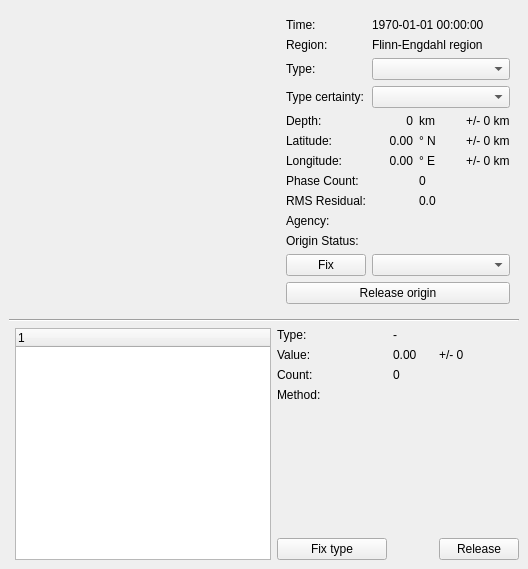
      <widget class="QWidget" name="originWidget" >
       <attribute name="title" >
        <string>Origins</string>
       </attribute>
       <layout class="QGridLayout" >
        <property name="margin" >
         <number>9</number>
        </property>
        <property name="spacing" >
         <number>6</number>
        </property>
        <item row="2" column="0" >
         <layout class="QHBoxLayout" >
          <property name="margin" >
           <number>0</number>
          </property>
          <property name="spacing" >
           <number>6</number>
          </property>
          <item>
           <widget class="QFrame" name="frameMap" >
            <property name="sizePolicy" >
             <sizepolicy>
              <hsizetype>5</hsizetype>
              <vsizetype>5</vsizetype>
              <horstretch>0</horstretch>
              <verstretch>0</verstretch>
             </sizepolicy>
            </property>
            <property name="frameShape" >
             <enum>QFrame::StyledPanel</enum>
            </property>
            <property name="frameShadow" >
             <enum>QFrame::Raised</enum>
            </property>
           </widget>
          </item>
          <item>
           <widget class="QTreeWidget" name="treeMagnitudes" >
            <property name="sizePolicy" >
             <sizepolicy>
              <hsizetype>5</hsizetype>
              <vsizetype>7</vsizetype>
              <horstretch>0</horstretch>
              <verstretch>0</verstretch>
             </sizepolicy>
            </property>
            <property name="alternatingRowColors" >
             <bool>true</bool>
            </property>
            <property name="rootIsDecorated" >
             <bool>false</bool>
            </property>
            <property name="uniformRowHeights" >
             <bool>true</bool>
            </property>
           </widget>
          </item>
         </layout>
        </item>
        <item row="1" column="0" colspan="2" >
         <widget class="Line" name="line" >
          <property name="orientation" >
           <enum>Qt::Horizontal</enum>
          </property>
         </widget>
        </item>
        <item row="0" column="1" >
         <widget class="QFrame" name="frameInformation" >
          <property name="sizePolicy" >
           <sizepolicy>
            <hsizetype>5</hsizetype>
            <vsizetype>5</vsizetype>
            <horstretch>0</horstretch>
            <verstretch>5</verstretch>
           </sizepolicy>
          </property>
          <property name="frameShape" >
           <enum>QFrame::NoFrame</enum>
          </property>
          <property name="frameShadow" >
           <enum>QFrame::Plain</enum>
          </property>
          <layout class="QGridLayout" >
           <property name="margin" >
            <number>9</number>
           </property>
           <property name="spacing" >
            <number>6</number>
           </property>
           <item row="2" column="1" colspan="3" >
            <widget class="QComboBox" name="comboTypes" >
             <property name="sizePolicy" >
              <sizepolicy>
               <hsizetype>1</hsizetype>
               <vsizetype>0</vsizetype>
               <horstretch>0</horstretch>
               <verstretch>0</verstretch>
              </sizepolicy>
             </property>
             <property name="toolTip" >
              <string>Sets the type of the event. Selection changes are going to be sent immediately.</string>
             </property>
             <property name="sizeAdjustPolicy" >
              <enum>QComboBox::AdjustToMinimumContentsLength</enum>
             </property>
             <property name="minimumContentsLength" >
              <number>9</number>
             </property>
            </widget>
           </item>
           <item row="7" column="2" colspan="2" >
            <widget class="QLabel" name="labelPhasesValue" >
             <property name="text" >
              <string>0</string>
             </property>
             <property name="alignment" >
              <set>Qt::AlignLeading|Qt::AlignLeft|Qt::AlignVCenter</set>
             </property>
            </widget>
           </item>
           <item row="4" column="3" >
            <widget class="QLabel" name="labelDepthError" >
             <property name="text" >
              <string>+/- 0 km</string>
             </property>
             <property name="alignment" >
              <set>Qt::AlignLeading|Qt::AlignLeft|Qt::AlignVCenter</set>
             </property>
            </widget>
           </item>
           <item row="6" column="1" >
            <widget class="QLabel" name="labelLongitudeValue" >
             <property name="text" >
              <string>0.00</string>
             </property>
             <property name="alignment" >
              <set>Qt::AlignRight|Qt::AlignTrailing|Qt::AlignVCenter</set>
             </property>
            </widget>
           </item>
           <item row="10" column="0" >
            <widget class="QLabel" name="labelOriginStatus" >
             <property name="text" >
              <string>Origin Status:</string>
             </property>
             <property name="alignment" >
              <set>Qt::AlignLeading|Qt::AlignLeft|Qt::AlignVCenter</set>
             </property>
            </widget>
           </item>
           <item row="8" column="2" colspan="2" >
            <widget class="QLabel" name="labelRMSValue" >
             <property name="text" >
              <string>0.0</string>
             </property>
             <property name="alignment" >
              <set>Qt::AlignLeading|Qt::AlignLeft|Qt::AlignVCenter</set>
             </property>
            </widget>
           </item>
           <item row="9" column="0" >
            <widget class="QLabel" name="labelAgency" >
             <property name="text" >
              <string>Agency:</string>
             </property>
             <property name="alignment" >
              <set>Qt::AlignLeading|Qt::AlignLeft|Qt::AlignVCenter</set>
             </property>
            </widget>
           </item>
           <item row="2" column="0" >
            <widget class="QLabel" name="labelType" >
             <property name="text" >
              <string>Type:</string>
             </property>
            </widget>
           </item>
           <item row="12" column="0" >
            <widget class="QPushButton" name="buttonFixOrigin" >
             <property name="text" >
              <string>Fix</string>
             </property>
            </widget>
           </item>
           <item row="5" column="1" >
            <widget class="QLabel" name="labelLatitudeValue" >
             <property name="sizePolicy" >
              <sizepolicy>
               <hsizetype>5</hsizetype>
               <vsizetype>5</vsizetype>
               <horstretch>0</horstretch>
               <verstretch>0</verstretch>
              </sizepolicy>
             </property>
             <property name="text" >
              <string>0.00</string>
             </property>
             <property name="alignment" >
              <set>Qt::AlignRight|Qt::AlignTrailing|Qt::AlignVCenter</set>
             </property>
            </widget>
           </item>
           <item row="4" column="2" >
            <widget class="QLabel" name="labelDepthUnit" >
             <property name="text" >
              <string>km</string>
             </property>
             <property name="alignment" >
              <set>Qt::AlignLeading|Qt::AlignLeft|Qt::AlignVCenter</set>
             </property>
            </widget>
           </item>
           <item row="4" column="0" >
            <widget class="QLabel" name="labelDepth" >
             <property name="sizePolicy" >
              <sizepolicy>
               <hsizetype>5</hsizetype>
               <vsizetype>5</vsizetype>
               <horstretch>0</horstretch>
               <verstretch>0</verstretch>
              </sizepolicy>
             </property>
             <property name="text" >
              <string>Depth:</string>
             </property>
             <property name="alignment" >
              <set>Qt::AlignLeading|Qt::AlignLeft|Qt::AlignVCenter</set>
             </property>
            </widget>
           </item>
           <item row="5" column="3" >
            <widget class="QLabel" name="labelLatitudeError" >
             <property name="sizePolicy" >
              <sizepolicy>
               <hsizetype>5</hsizetype>
               <vsizetype>5</vsizetype>
               <horstretch>0</horstretch>
               <verstretch>0</verstretch>
              </sizepolicy>
             </property>
             <property name="text" >
              <string>+/- 0 km</string>
             </property>
             <property name="alignment" >
              <set>Qt::AlignLeading|Qt::AlignLeft|Qt::AlignVCenter</set>
             </property>
            </widget>
           </item>
           <item row="0" column="0" >
            <widget class="QLabel" name="labelTime" >
             <property name="text" >
              <string>Time:</string>
             </property>
            </widget>
           </item>
           <item row="6" column="3" >
            <widget class="QLabel" name="labelLongitudeError" >
             <property name="text" >
              <string>+/- 0 km</string>
             </property>
             <property name="alignment" >
              <set>Qt::AlignLeading|Qt::AlignLeft|Qt::AlignVCenter</set>
             </property>
            </widget>
           </item>
           <item row="5" column="0" >
            <widget class="QLabel" name="labelLatitude" >
             <property name="sizePolicy" >
              <sizepolicy>
               <hsizetype>5</hsizetype>
               <vsizetype>5</vsizetype>
               <horstretch>0</horstretch>
               <verstretch>0</verstretch>
              </sizepolicy>
             </property>
             <property name="text" >
              <string>Latitude:</string>
             </property>
             <property name="alignment" >
              <set>Qt::AlignLeading|Qt::AlignLeft|Qt::AlignVCenter</set>
             </property>
            </widget>
           </item>
           <item row="6" column="2" >
            <widget class="QLabel" name="labelLongitudeUnit" >
             <property name="text" >
              <string>° E</string>
             </property>
             <property name="alignment" >
              <set>Qt::AlignLeading|Qt::AlignLeft|Qt::AlignVCenter</set>
             </property>
            </widget>
           </item>
           <item row="6" column="0" >
            <widget class="QLabel" name="labelLongitude" >
             <property name="text" >
              <string>Longitude:</string>
             </property>
             <property name="alignment" >
              <set>Qt::AlignLeading|Qt::AlignLeft|Qt::AlignVCenter</set>
             </property>
            </widget>
           </item>
           <item row="9" column="2" colspan="2" >
            <widget class="QLabel" name="labelAgencyValue" >
             <property name="text" >
              <string/>
             </property>
             <property name="alignment" >
              <set>Qt::AlignLeading|Qt::AlignLeft|Qt::AlignVCenter</set>
             </property>
            </widget>
           </item>
           <item row="13" column="0" colspan="4" >
            <widget class="QPushButton" name="buttonReleaseOrigin" >
             <property name="toolTip" >
              <string>Release a previously fixed preferred origin and let scevent decide what origin to use.</string>
             </property>
             <property name="text" >
              <string>Release origin</string>
             </property>
            </widget>
           </item>
           <item row="12" column="1" colspan="3" >
            <widget class="QComboBox" name="comboFixOrigin" />
           </item>
           <item row="1" column="1" colspan="3" >
            <widget class="QLabel" name="labelRegionValue" >
             <property name="sizePolicy" >
              <sizepolicy>
               <hsizetype>13</hsizetype>
               <vsizetype>5</vsizetype>
               <horstretch>0</horstretch>
               <verstretch>0</verstretch>
              </sizepolicy>
             </property>
             <property name="text" >
              <string>Flinn-Engdahl region</string>
             </property>
            </widget>
           </item>
           <item row="5" column="2" >
            <widget class="QLabel" name="labelLatitudeUnit" >
             <property name="sizePolicy" >
              <sizepolicy>
               <hsizetype>5</hsizetype>
               <vsizetype>5</vsizetype>
               <horstretch>0</horstretch>
               <verstretch>0</verstretch>
              </sizepolicy>
             </property>
             <property name="text" >
              <string>° N</string>
             </property>
             <property name="alignment" >
              <set>Qt::AlignLeading|Qt::AlignLeft|Qt::AlignVCenter</set>
             </property>
            </widget>
           </item>
           <item row="0" column="1" colspan="3" >
            <widget class="QLabel" name="labelTimeValue" >
             <property name="text" >
              <string>1970-01-01 00:00:00</string>
             </property>
            </widget>
           </item>
           <item row="11" column="0" >
            <spacer>
             <property name="orientation" >
              <enum>Qt::Vertical</enum>
             </property>
             <property name="sizeHint" >
              <size>
               <width>20</width>
               <height>40</height>
              </size>
             </property>
            </spacer>
           </item>
           <item row="10" column="2" colspan="2" >
            <widget class="QLabel" name="labelOriginStatusValue" >
             <property name="text" >
              <string/>
             </property>
             <property name="alignment" >
              <set>Qt::AlignLeading|Qt::AlignLeft|Qt::AlignVCenter</set>
             </property>
            </widget>
           </item>
           <item row="7" column="0" >
            <widget class="QLabel" name="labelPhases" >
             <property name="text" >
              <string>Phase Count:</string>
             </property>
             <property name="alignment" >
              <set>Qt::AlignLeading|Qt::AlignLeft|Qt::AlignVCenter</set>
             </property>
            </widget>
           </item>
           <item row="1" column="0" >
            <widget class="QLabel" name="labelRegion" >
             <property name="text" >
              <string>Region:</string>
             </property>
            </widget>
           </item>
           <item row="4" column="1" >
            <widget class="QLabel" name="labelDepthValue" >
             <property name="text" >
              <string>0</string>
             </property>
             <property name="alignment" >
              <set>Qt::AlignRight|Qt::AlignTrailing|Qt::AlignVCenter</set>
             </property>
            </widget>
           </item>
           <item row="8" column="0" >
            <widget class="QLabel" name="labelRMS" >
             <property name="text" >
              <string>RMS Residual:</string>
             </property>
             <property name="alignment" >
              <set>Qt::AlignLeading|Qt::AlignLeft|Qt::AlignVCenter</set>
             </property>
            </widget>
           </item>
           <item row="3" column="0" >
            <widget class="QLabel" name="label" >
             <property name="text" >
              <string>Type certainty:</string>
             </property>
            </widget>
           </item>
           <item row="3" column="1" colspan="3" >
            <widget class="QComboBox" name="comboTypeCertainties" />
           </item>
          </layout>
         </widget>
        </item>
        <item row="2" column="1" >
         <widget class="QFrame" name="frameInformation_2" >
          <property name="sizePolicy" >
           <sizepolicy>
            <hsizetype>5</hsizetype>
            <vsizetype>5</vsizetype>
            <horstretch>0</horstretch>
            <verstretch>5</verstretch>
           </sizepolicy>
          </property>
          <property name="frameShape" >
           <enum>QFrame::NoFrame</enum>
          </property>
          <property name="frameShadow" >
           <enum>QFrame::Plain</enum>
          </property>
          <layout class="QGridLayout" >
           <property name="margin" >
            <number>0</number>
           </property>
           <property name="spacing" >
            <number>6</number>
           </property>
           <item row="4" column="0" >
            <spacer>
             <property name="orientation" >
              <enum>Qt::Vertical</enum>
             </property>
             <property name="sizeType" >
              <enum>QSizePolicy::Expanding</enum>
             </property>
             <property name="sizeHint" >
              <size>
               <width>110</width>
               <height>0</height>
              </size>
             </property>
            </spacer>
           </item>
           <item row="3" column="1" colspan="2" >
            <widget class="QLabel" name="labelMagnitudeMethodValue" >
             <property name="sizePolicy" >
              <sizepolicy>
               <hsizetype>13</hsizetype>
               <vsizetype>5</vsizetype>
               <horstretch>0</horstretch>
               <verstretch>0</verstretch>
              </sizepolicy>
             </property>
             <property name="text" >
              <string/>
             </property>
             <property name="alignment" >
              <set>Qt::AlignLeading|Qt::AlignLeft|Qt::AlignVCenter</set>
             </property>
            </widget>
           </item>
           <item row="3" column="0" >
            <widget class="QLabel" name="labelMagnitudeMethod" >
             <property name="text" >
              <string>Method:</string>
             </property>
             <property name="alignment" >
              <set>Qt::AlignLeading|Qt::AlignLeft|Qt::AlignVCenter</set>
             </property>
            </widget>
           </item>
           <item row="5" column="1" >
            <spacer>
             <property name="orientation" >
              <enum>Qt::Horizontal</enum>
             </property>
             <property name="sizeHint" >
              <size>
               <width>40</width>
               <height>20</height>
              </size>
             </property>
            </spacer>
           </item>
           <item row="5" column="2" >
            <widget class="QPushButton" name="buttonReleaseMagnitudeType" >
             <property name="toolTip" >
              <string>Release a previouly fixed magnitude type and let scevent decide what magnitude to use.</string>
             </property>
             <property name="text" >
              <string>Release</string>
             </property>
            </widget>
           </item>
           <item row="5" column="0" >
            <widget class="QPushButton" name="buttonFixMagnitudeType" >
             <property name="toolTip" >
              <string>Use only magnitudes with the currently selected type as preferred magnitude.</string>
             </property>
             <property name="text" >
              <string>Fix type</string>
             </property>
            </widget>
           </item>
           <item row="0" column="1" colspan="2" >
            <widget class="QLabel" name="labelMagnitudeTypeValue" >
             <property name="text" >
              <string>-</string>
             </property>
            </widget>
           </item>
           <item row="0" column="0" >
            <widget class="QLabel" name="labelMagnitudeType" >
             <property name="sizePolicy" >
              <sizepolicy>
               <hsizetype>5</hsizetype>
               <vsizetype>5</vsizetype>
               <horstretch>0</horstretch>
               <verstretch>0</verstretch>
              </sizepolicy>
             </property>
             <property name="text" >
              <string>Type:</string>
             </property>
             <property name="alignment" >
              <set>Qt::AlignLeading|Qt::AlignLeft|Qt::AlignVCenter</set>
             </property>
            </widget>
           </item>
           <item row="1" column="0" >
            <widget class="QLabel" name="labelMagnitude" >
             <property name="sizePolicy" >
              <sizepolicy>
               <hsizetype>5</hsizetype>
               <vsizetype>5</vsizetype>
               <horstretch>0</horstretch>
               <verstretch>0</verstretch>
              </sizepolicy>
             </property>
             <property name="text" >
              <string>Value:</string>
             </property>
             <property name="alignment" >
              <set>Qt::AlignLeading|Qt::AlignLeft|Qt::AlignVCenter</set>
             </property>
            </widget>
           </item>
           <item row="1" column="2" >
            <widget class="QLabel" name="labelMagnitudeError" >
             <property name="sizePolicy" >
              <sizepolicy>
               <hsizetype>5</hsizetype>
               <vsizetype>5</vsizetype>
               <horstretch>0</horstretch>
               <verstretch>0</verstretch>
              </sizepolicy>
             </property>
             <property name="text" >
              <string>+/- 0</string>
             </property>
             <property name="alignment" >
              <set>Qt::AlignLeading|Qt::AlignLeft|Qt::AlignVCenter</set>
             </property>
            </widget>
           </item>
           <item row="2" column="1" colspan="2" >
            <widget class="QLabel" name="labelMagnitudeCountValue" >
             <property name="text" >
              <string>0</string>
             </property>
            </widget>
           </item>
           <item row="1" column="1" >
            <widget class="QLabel" name="labelMagnitudeValue" >
             <property name="sizePolicy" >
              <sizepolicy>
               <hsizetype>5</hsizetype>
               <vsizetype>5</vsizetype>
               <horstretch>0</horstretch>
               <verstretch>0</verstretch>
              </sizepolicy>
             </property>
             <property name="text" >
              <string>0.00</string>
             </property>
            </widget>
           </item>
           <item row="2" column="0" >
            <widget class="QLabel" name="labelMagnitudeCount" >
             <property name="text" >
              <string>Count:</string>
             </property>
             <property name="alignment" >
              <set>Qt::AlignLeading|Qt::AlignLeft|Qt::AlignVCenter</set>
             </property>
            </widget>
           </item>
          </layout>
         </widget>
        </item>
        <item row="0" column="0" >
         <widget class="QFrame" name="frameOrigins" >
          <property name="sizePolicy" >
           <sizepolicy>
            <hsizetype>7</hsizetype>
            <vsizetype>7</vsizetype>
            <horstretch>1</horstretch>
            <verstretch>0</verstretch>
           </sizepolicy>
          </property>
          <property name="frameShape" >
           <enum>QFrame::NoFrame</enum>
          </property>
          <property name="frameShadow" >
           <enum>QFrame::Raised</enum>
          </property>
         </widget>
        </item>
       </layout>
      </widget>
